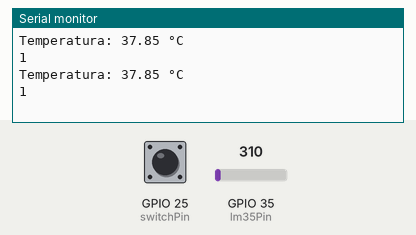
Recording of a sketch running on a simulated ESP32. Shown: the last lines printed to the serial monitor. The test bench sets the inputs (shaded band); at power-on: GPIO 35 (lm35Pin) = 310, GPIO 25 (switchPin) HIGH.

Above: at 1.9 s.
2.0 s: GPIO 35 (lm35Pin) set to 372
At 3.1 s:
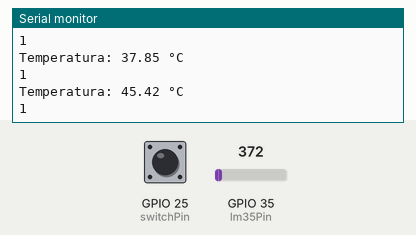
3.5 s: GPIO 25 (switchPin) pulled LOW for 1.35 s
At 5.3 s:
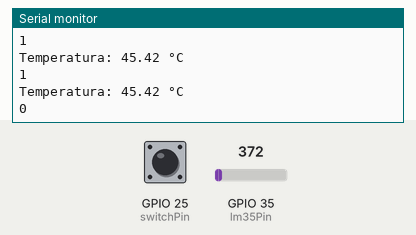
6.3 s: GPIO 35 (lm35Pin) set to 434
At 7.1 s:
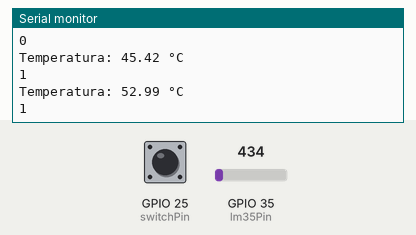
Timing chart, 0 to 9.3 s (numbered marks = the images above; inputs shaded):
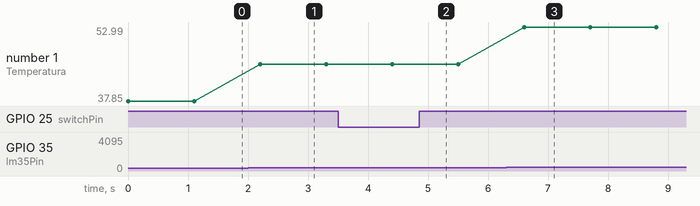

The sketch:

lectura_lm53_y_pulsador.ino
```cpp
// Definimos el pin al que está conectado el sensor LM35
const int lm35Pin = 35; // Cambia este valor según la conexión física que hayas realizado
// Definimos el pin al que está conectado el switch
const int switchPin = 25; // Cambia este valor según la conexión física que hayas realizado


void setup() {
  // Iniciamos la comunicación serial
  Serial.begin(9600);
  // Configuramos el pin del switch como entrada
  pinMode(switchPin, INPUT);
}


void loop() {
  // Leemos el valor analógico del sensor LM35
  int sensorValue = analogRead(lm35Pin);

  // Convertimos el valor analógico a voltaje
  float voltage = sensorValue * (5 / 4095.0); // En ESP32, la resolución es de 12 bits (4095 niveles) y funciona a 3.3V

  // Convertimos el voltaje a temperatura en grados Celsius
  float temperatureC = voltage * 100; // LM35 tiene una escala de 10mV/°C

  // Mostramos la temperatura en la consola serial
  Serial.print("Temperatura: ");
  Serial.print(temperatureC);
  Serial.println(" °C");


  // Leemos el estado del switch
  int switchState = digitalRead(switchPin);


  // Mostramos el estado del switch en la consola serial
  Serial.println(switchState);


  // Esperamos un breve periodo antes de la próxima lectura
  delay(100);

  // Esperamos un breve periodo antes de la próxima lectura
  delay(1000);
}
```

Measured:
- after the input at 2.0 s, the serial monitor: prints a new line after 0.20 s (image 1)
- after the input at 3.5 s, the serial monitor: prints a new line after 0.90 s (image 2)
- after the input at 6.3 s, the serial monitor: prints a new line after 0.30 s (image 3)
- plotted number 1: 37.85 → 45.42 after the input at 2.0 s, 45.42 → 52.99 after the input at 6.3 s
